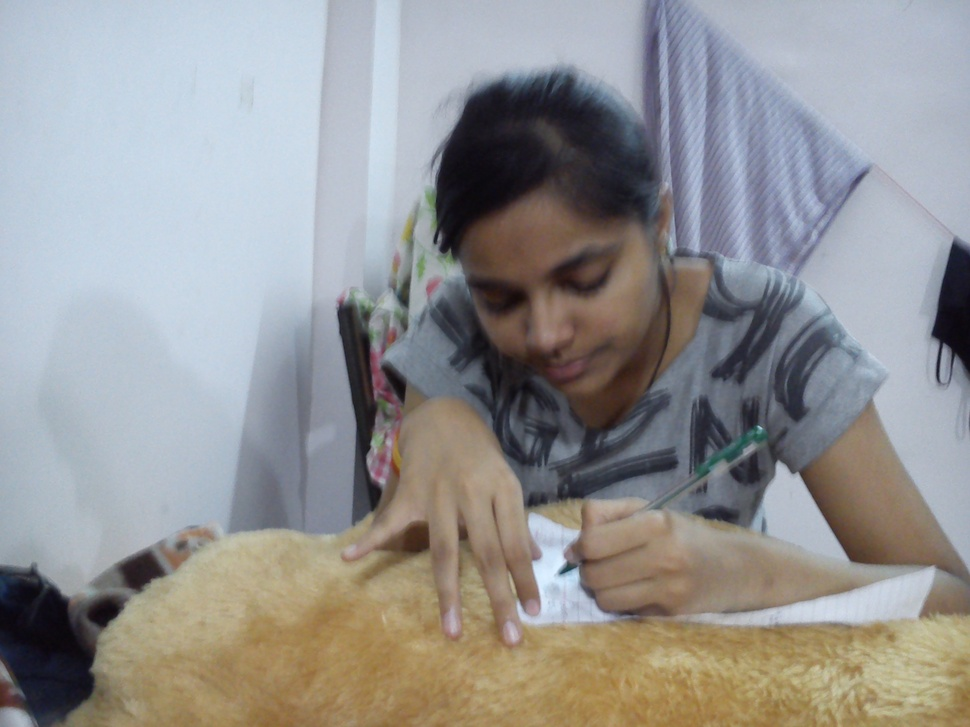
%> input picture imageprocessing/images/god.jpg, 970 x 727 px, shrunk from 2592 x 1944 before the run
$ octave randomshit.m   (GNU Octave 9; MATLAB toolbox functions it lacks are replaced by stand-ins)
%> lines starting %> are read from the running program, lines starting %| are printed output that depends on the picture
img = imread('images/god.jpg');
%> img is the input picture: size 727x970x3 uint8; mean R, G, B 148.3, 147.7, 147.5
gray = rgb2gray(img);
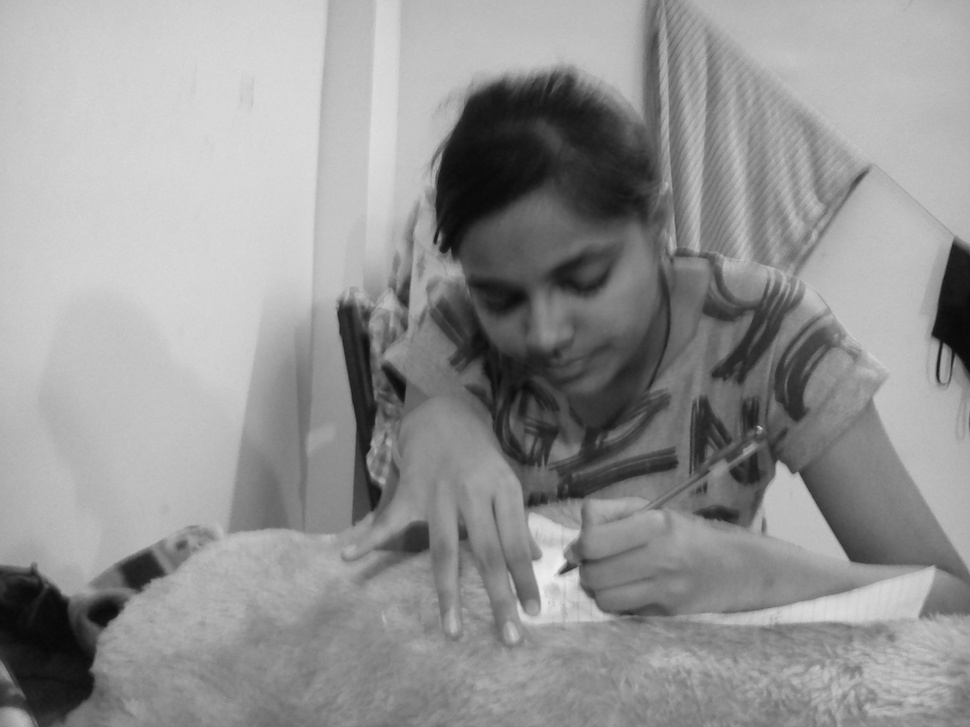
%> gray: size 727x970 uint8; min 8, max 236, mean 147.9

imadj = imadjust(img,[0,0.85],[]);
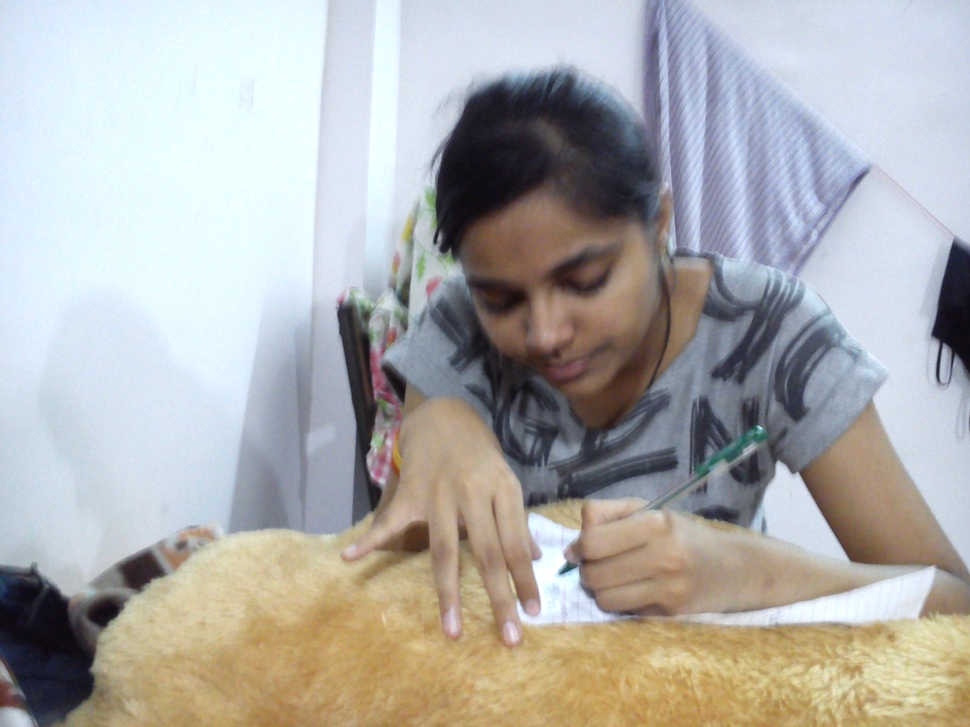
%> imadj: size 727x970x3 uint8; mean R, G, B 174.5, 173.7, 171.7
k = 5;
for i=1:k*k
        subplot(k,k,i);
        imadj = imadjust(imadj,[0,0.85],[]);
        imshow(imadj);
end;
%> this loop made 25 passes
%> pass 1, `imadj = imadjust(imadj,[0,0.85],[]);`:
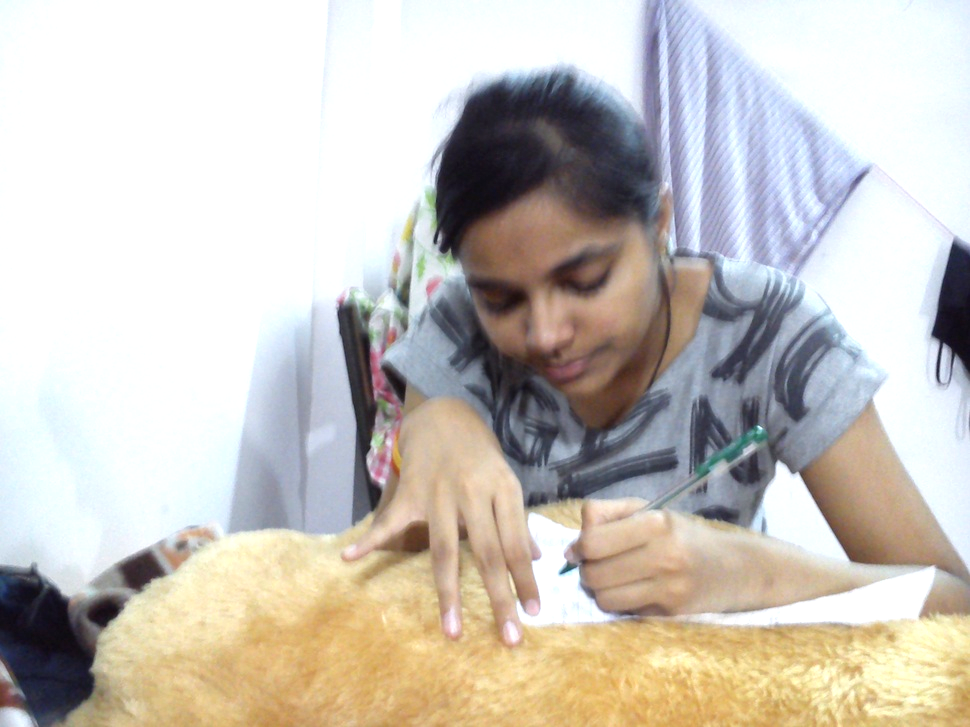
%> imadj: size 727x970x3 uint8; mean R, G, B 202, 196.6, 189.3
%> pass 2, `imadj = imadjust(imadj,[0,0.85],[]);`:
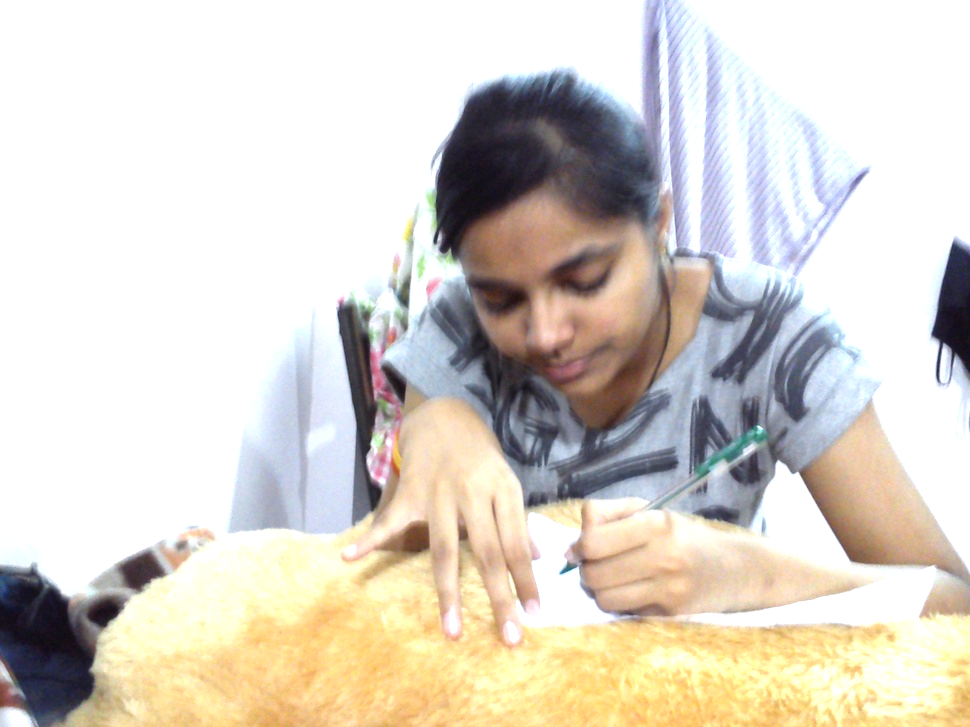
%> imadj: size 727x970x3 uint8; mean R, G, B 218.3, 212, 202.5
%> pass 3, `imadj = imadjust(imadj,[0,0.85],[]);`:
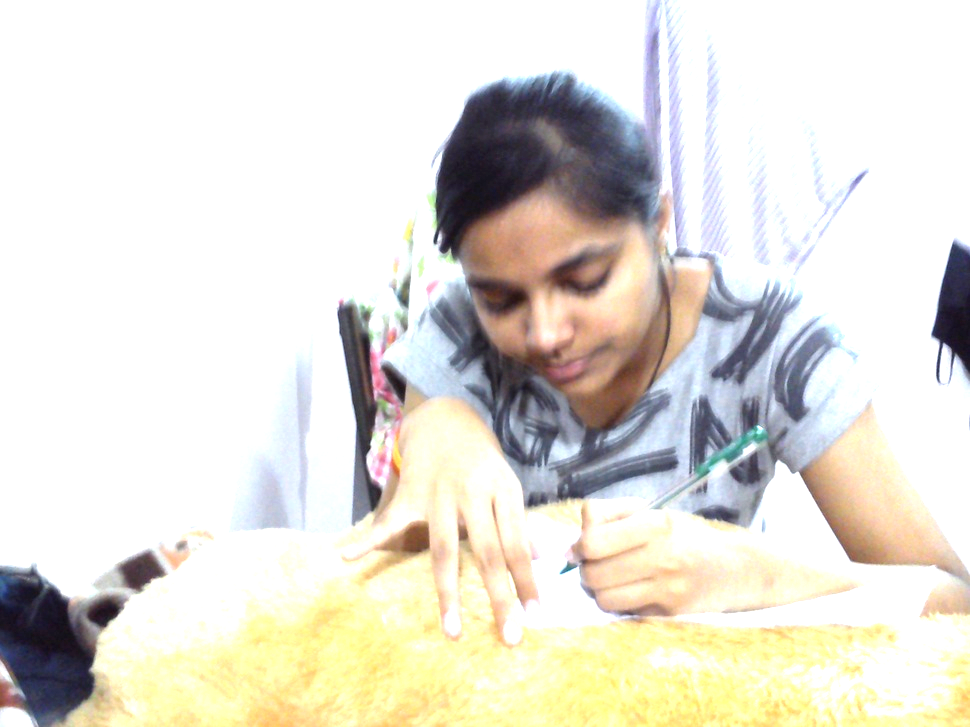
%> imadj: size 727x970x3 uint8; mean R, G, B 227.3, 224, 214.9
%> after the loop: imadj: size 727x970x3 uint8; every value is 255

% ruk what are we trying to do just jot it down agr 2*2 plots h
% to i runs from 1:2 so we need subplot(2,2,1/2/3/4) 1+0,1+1,2+1,2+2
